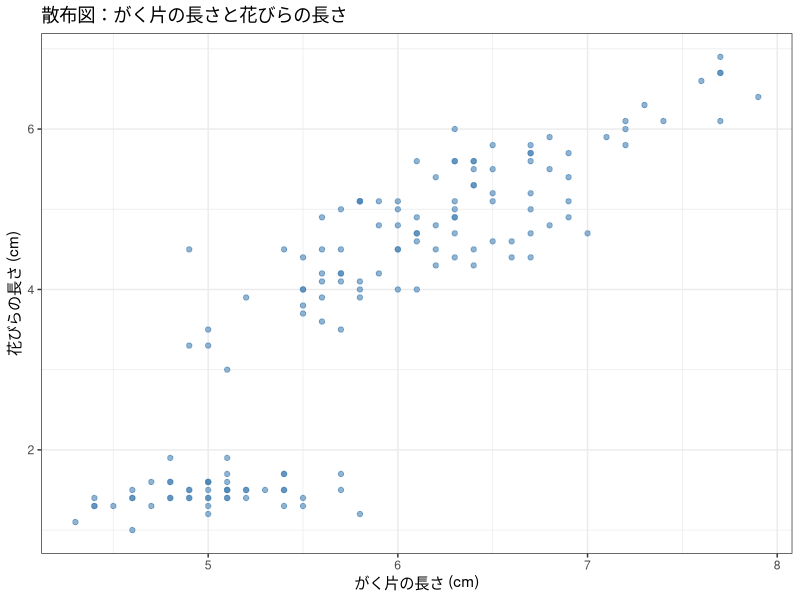
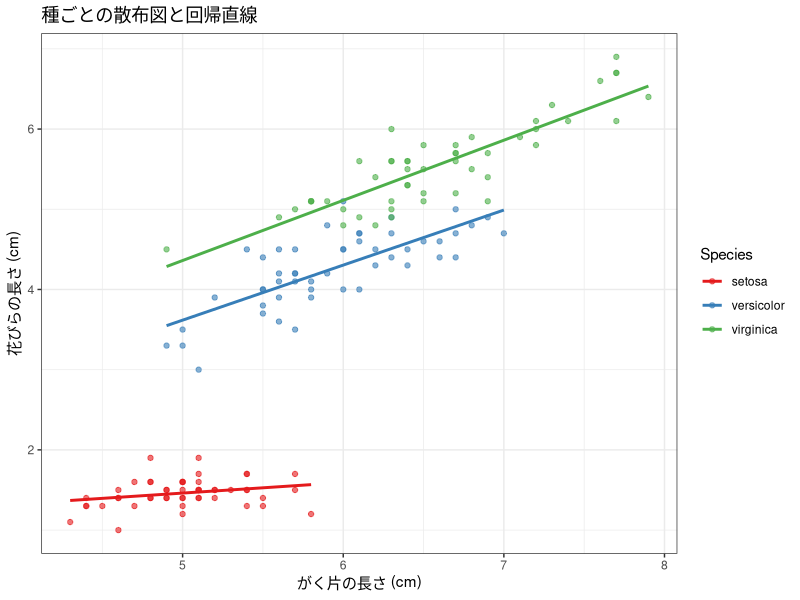

These figures' R source, in order:
## ---- chunk 1
knitr::opts_chunk$set(echo = TRUE, warning = FALSE, message = FALSE,
                      fig.width = 7, fig.height = 5)
library(tidyverse)

# 図の日本語が文字化けしないようにする（ragg があるときだけ有効にする）
if (requireNamespace("ragg", quietly = TRUE)) {
  knitr::opts_chunk$set(dev = "ragg_png")
}
## ---- chunk 2
library(tidyverse)
## ---- chunk 3
# iris データ：がく片の長さと花びらの長さの散布図
ggplot(iris, aes(x = Sepal.Length, y = Petal.Length)) +
  geom_point(color = "steelblue", alpha = 0.6) +
  labs(title = "散布図：がく片の長さと花びらの長さ",
       x = "がく片の長さ (cm)", y = "花びらの長さ (cm)") +
  theme_bw()
## ---- chunk 4
# 種ごとに色を分ける
ggplot(iris, aes(x = Sepal.Length, y = Petal.Length, color = Species)) +
  geom_point(alpha = 0.6) +
  geom_smooth(method = "lm", se = FALSE) +
  scale_color_brewer(palette = "Set1") +
  labs(title = "種ごとの散布図と回帰直線",
       x = "がく片の長さ (cm)", y = "花びらの長さ (cm)") +
  theme_bw()
## ---- chunk 5
# 2変数の相関係数
cor(iris$Sepal.Length, iris$Petal.Length)
## ---- chunk 6
# 複数変数の相関行列
iris |>
  select(Sepal.Length, Sepal.Width, Petal.Length, Petal.Width) |>
  cor()
## ---- chunk 7
# 四捨五入して見やすく
iris |>
  select(Sepal.Length, Sepal.Width, Petal.Length, Petal.Width) |>
  cor() |>
  round(2)
## ---- chunk 8
# 相関の有意性検定
cor.test(iris$Sepal.Length, iris$Petal.Length)
